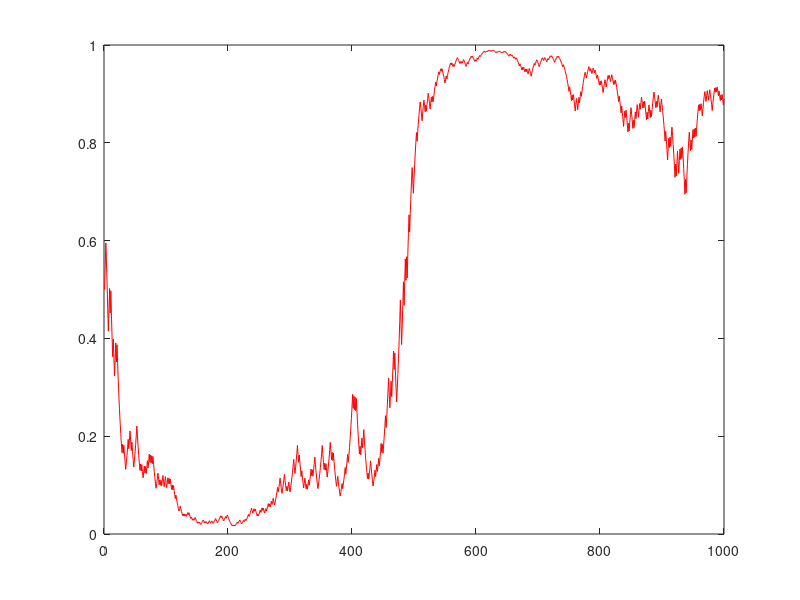

Source code (MATLAB):
%2 Player Game

% must be zero sum, i.e a(i) + b(i) = 1 

% Define the parameters
p = 0.5; % Probability of winning player
n = 1000; % Number of rounds
a = 0.1; %fraction won or lost

% Initialize the variables
A = 1; % Initial asset
X = zeros(1,n); % Player A's asset over rounds
Y = zeros(1,n); % Player B's asset over rounds
X(1) = A/2; % Initialization of Player A's asset
Y(1) = A/2 % Initialization of Player B's asset

% Simulate wealth exchange
for n = 1:n-1

   % determining winner,  Generating a fraction between 0 and 1
    distro = rand()
   disp(distro)
   if distro <= p  % X wins
       X(n+1) = X(n) + a * min(X(n),1-X(n))*1;     % equations from Chorro
       Y(n+1) = Y(n) - a * min(Y(n),1-Y(n))*1;
   else             % Y wins
       X(n+1) = X(n) - a * min(X(n),1-X(n))*1;
       Y(n+1) = Y(n) + a * min(Y(n),1-Y(n))*1;
   end   
end
 
% Then finding the winner and plotting their share of wealth over time
 
if (X(n) > Y(n))
   disp('Player X is the richest')
else
   disp('Player Y is the richest')
end
if max(X(n)) > max(Y(n))
    plot(X,'r');
else
    plot(Y,'b');
end